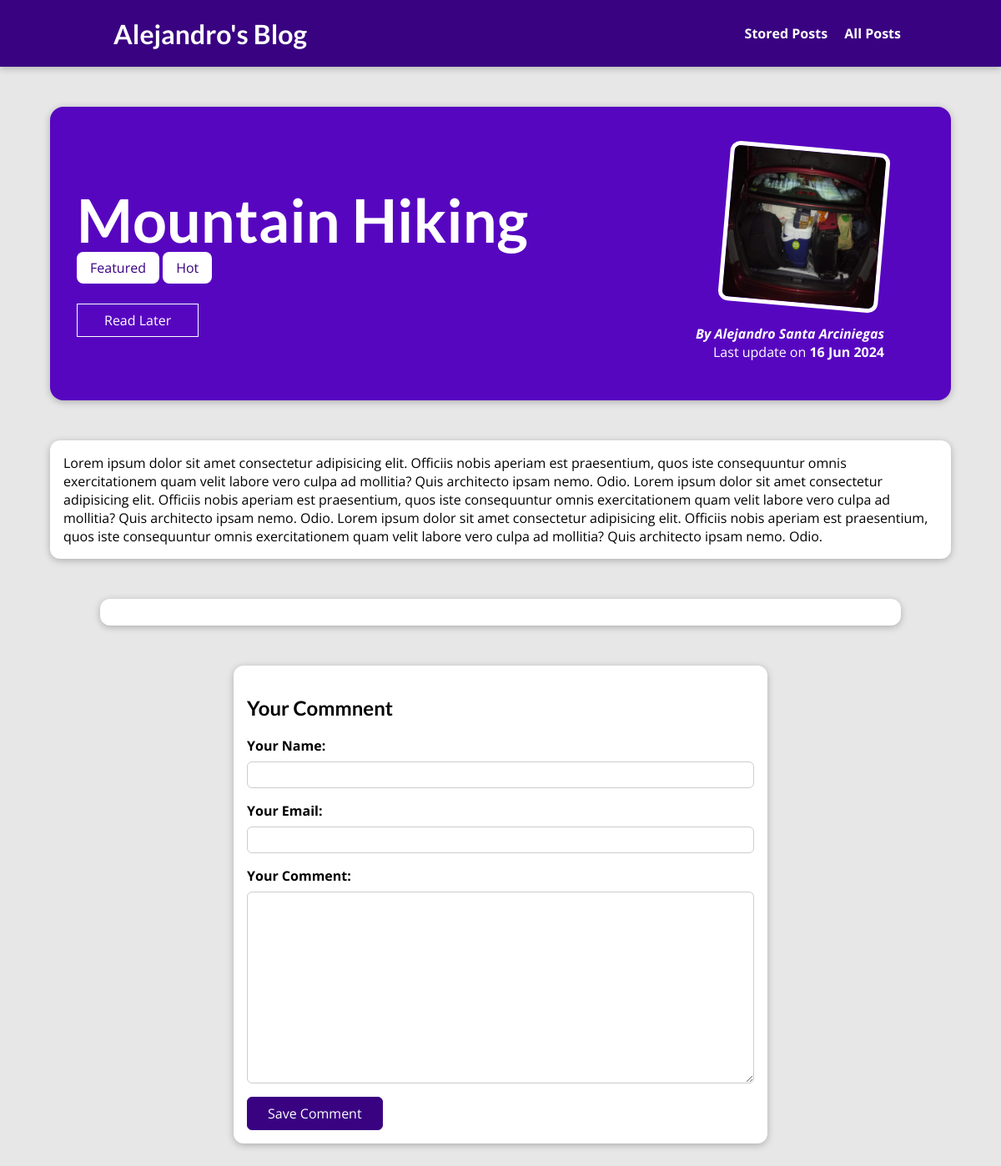
The app's page /posts/hike-in-the-mountains, older data.
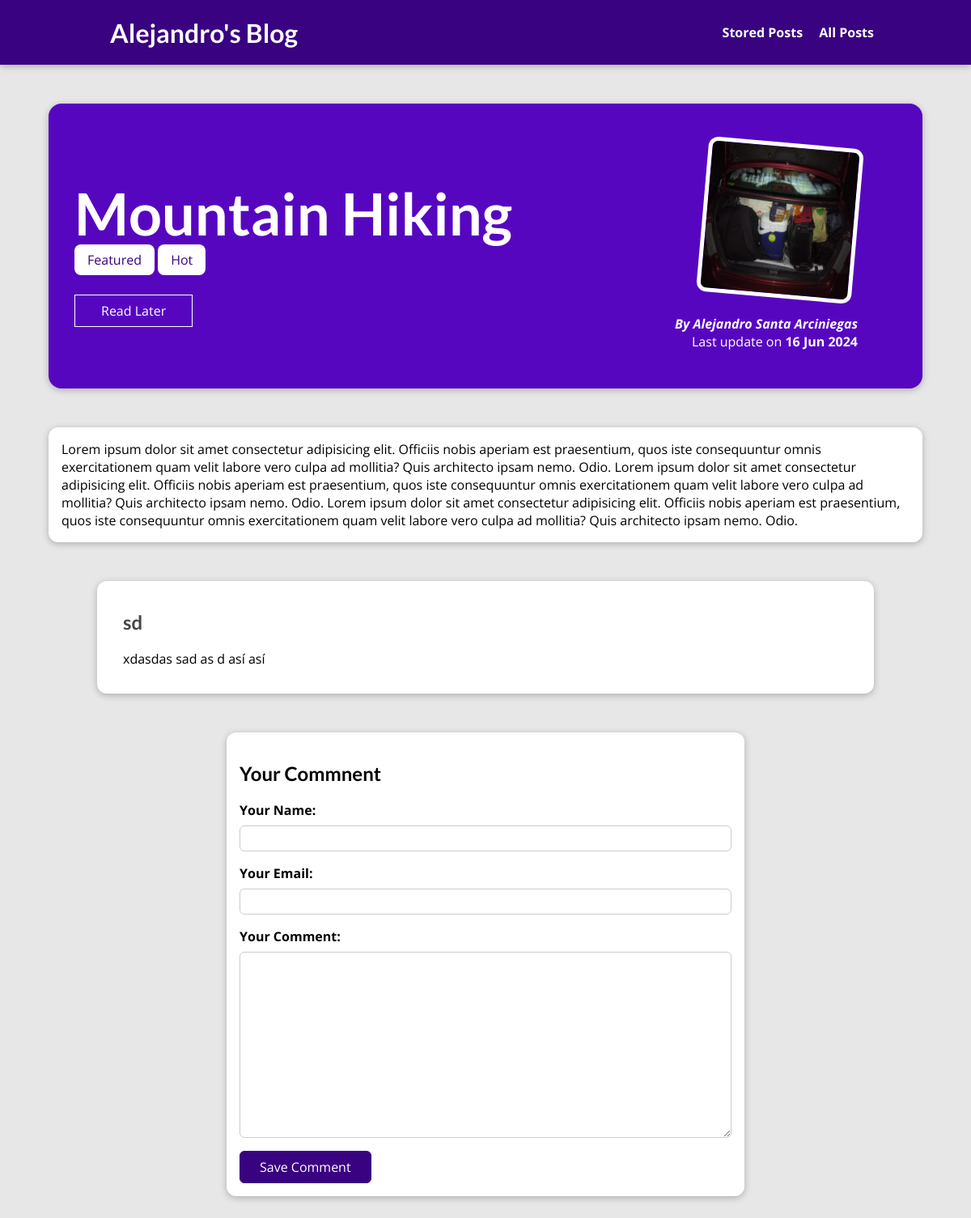
The same page, newer data.
### blog/models.py (models this page shows, shortened)
class Tag(models.Model):
    caption = models.CharField(max_length=20)

class Comment(models.Model):
    user_name = models.CharField(max_length=120)
    user_email = models.EmailField()
    text = models.CharField(max_length=400)
    post = models.ForeignKey(Post, on_delete=models.CASCADE, related_name="comments")

### blog/views.py (the view, shortened to what this page needs)
# urls.py: path("posts/<slug:slug>", views.SinglePostView.as_view(), name="post-detail-page"),
class SinglePostView(View):
    def is_store_post(self, request, post_id):
        stored_posts = request.session.get("stored_posts")
        if stored_posts is not None:
            is_saved_for_later = post_id in stored_posts
        else:
            is_saved_for_later = False
        return is_saved_for_later
    def get(self, request, slug):
        post = Post.objects.get(slug=slug)
        context = {
            "post": post,
            "post_tags": post.tag.all(),
            "comment_form": CommentForm(),
            "comments": post.comments.all().order_by("-id"),
            "save_for_later": self.is_store_post(request,post.id)
        }
        return render(request, "blog/post-detail.html", context)

### blog/forms.py
class CommentForm(forms.ModelForm):
    class Meta:
        model = Comment
        exclude = ["post"]
        labels = {
            "user_name": "Your Name",
            "user_email": "Your Email",
            "text": "Your Comment"
        }
        widgets = {
            'text': forms.Textarea(),
        }

### blog/models.py (called while the page is built)
    def full_name(self):
        return f"{self.first_name} {self.last_name}"

    def __str__(self):
        return self.full_name()

### blog/templates/blog/post-detail.html (shortened to what this page needs)
{% extends "base.html" %}
{% load static %}
{% block css_files %}
    <link rel="stylesheet" href="{% static "blog/post-detail.css" %}" />
{% endblock %}
{% block content %}
    <section id="summary">
        <h2>{{ post.title }}</h2>
        <div>
            {% for tag in post_tags %}
                <span class="tag">{{ tag.caption }}</span>
            {% endfor %}
        </div>
        <div id="read-later">
            <form action="{% url "read-later" %}" method="POST">
                <button>
                    {% if save_for_later %}
                        Remove from "Read Later" List
                    {% else %}
                        Read Later
                    {% endif %}
                </button>
            </form>
        </div>
        <article>
            <img src="{{ post.image.url }}" alt="{{ post.title }}" />
            <address>By <a href="mailto:{{post.author.email_address}}">{{ post.author }}</a></address>
            <div>Last update on <time>{{ post.date|date:"d M Y" }}</time></div>
        </article>
    </section>
    <main>
        {{ post.content }}
    </main>
    <section id="comments">
        <ul>
            {% for comment in comments %}
                <li>
                    <h2>{{ comment.user_name }}</h2>
                    <p>{{ comment.text|linebreaks }}</p>
                </li>
            {% endfor %}
        </ul>
    </section>
    <section id="comment-form">
        <h2>Your Commnent</h2>
        <form action="{% url "post-detail-page" post.slug %}" method="POST">
            {% for form_field in comment_form %}
                <div class="form-control {% if form_field.errors %}invalid{% endif %}">
                    {{ form_field.label_tag }}
                    {{ form_field }}
                </div>
            {% endfor %}
        <button>Save Comment</button>
        </form>
    </section>
{% endblock %}

Row changes from the older to the newer data that the page shows:
added Comment: user_name "sd", text "xdasdas sad as d así así"
